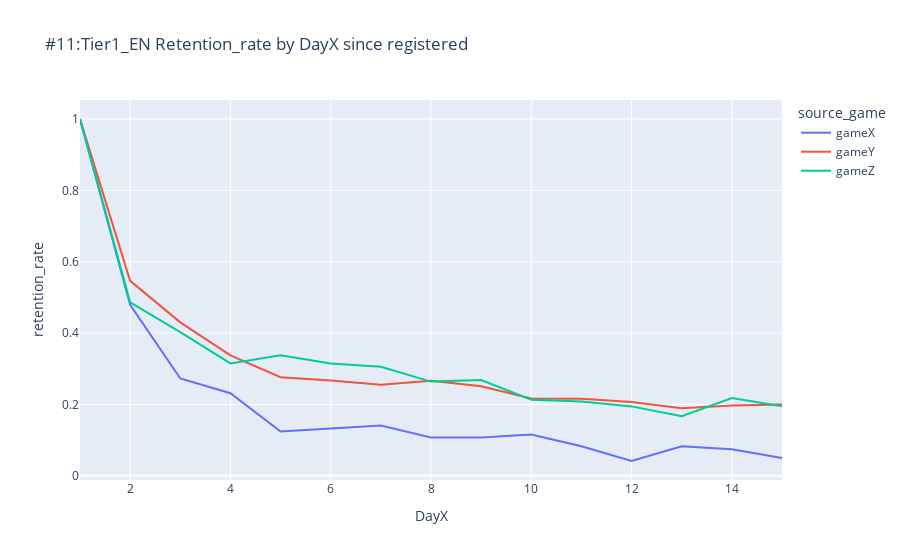

Notebook code cell kept with this figure:
### Markdown cell above
#### Tier1_EN

### Code cell
#Line plot on Tier1_EN retention_rate by Source Game in X,Y,Z

t1_re_retention_fig = px.line(re_all_group_agg.loc[re_all_group_agg['region']=='T1_EN'], x="DayX", y="retention_rate",color='source_game', 
                          
                           title='#11:Tier1_EN Retention_rate by DayX since registered')
#save the image
t1_re_retention_fig.write_image("plots/#11:Tier1_EN Retention_rated by DayX since registered.png")
t1_re_retention_fig.show()

### Figure 1 — Plotly figure (JSON) as saved in the notebook; plotly's stock layout.template omitted (floating-point values rounded to 4 significant figures)
{"data": [{"hovertemplate": "source_game=gameX<br>DayX=%{x}<br>retention_rate=%{y}<extra></extra>", "legendgroup": "gameX", "line": {"color": "#636efa", "dash": "solid"}, "mode": "lines", "name": "gameX", "orientation": "v", "showlegend": true, "type": "scatter", "x": [1, 2, 3, 4, 5, 6, 7, 8, 9, 10, 11, 12, 13, 14, 15], "xaxis": "x", "y": [1, 0.4793, 0.2727, 0.2314, 0.124, 0.1322, 0.1405, 0.1074, 0.1074, 0.1157, 0.08264, 0.04132, 0.08264, 0.07438, 0.04959], "yaxis": "y"}, {"hovertemplate": "source_game=gameY<br>DayX=%{x}<br>retention_rate=%{y}<extra></extra>", "legendgroup": "gameY", "line": {"color": "#EF553B", "dash": "solid"}, "mode": "lines", "name": "gameY", "orientation": "v", "showlegend": true, "type": "scatter", "x": [1, 2, 3, 4, 5, 6, 7, 8, 9, 10, 11, 12, 13, 14, 15], "xaxis": "x", "y": [1, 0.5462, 0.43, 0.3376, 0.2763, 0.2672, 0.2553, 0.2662, 0.2507, 0.2168, 0.2159, 0.2068, 0.1894, 0.1967, 0.1995], "yaxis": "y"}, {"hovertemplate": "source_game=gameZ<br>DayX=%{x}<br>retention_rate=%{y}<extra></extra>", "legendgroup": "gameZ", "line": {"color": "#00cc96", "dash": "solid"}, "mode": "lines", "name": "gameZ", "orientation": "v", "showlegend": true, "type": "scatter", "x": [1, 2, 3, 4, 5, 6, 7, 8, 9, 10, 11, 12, 13, 14, 15], "xaxis": "x", "y": [1, 0.4861, 0.4028, 0.3148, 0.338, 0.3148, 0.3056, 0.2639, 0.2685, 0.213, 0.2083, 0.1944, 0.1667, 0.2176, 0.1944], "yaxis": "y"}], "layout": {"legend": {"title": {"text": "source_game"}, "tracegroupgap": 0}, "title": {"text": "#11:Tier1_EN Retention_rate by DayX since registered"}, "xaxis": {"anchor": "y", "domain": [0, 1], "title": {"text": "DayX"}}, "yaxis": {"anchor": "x", "domain": [0, 1], "title": {"text": "retention_rate"}}}}
